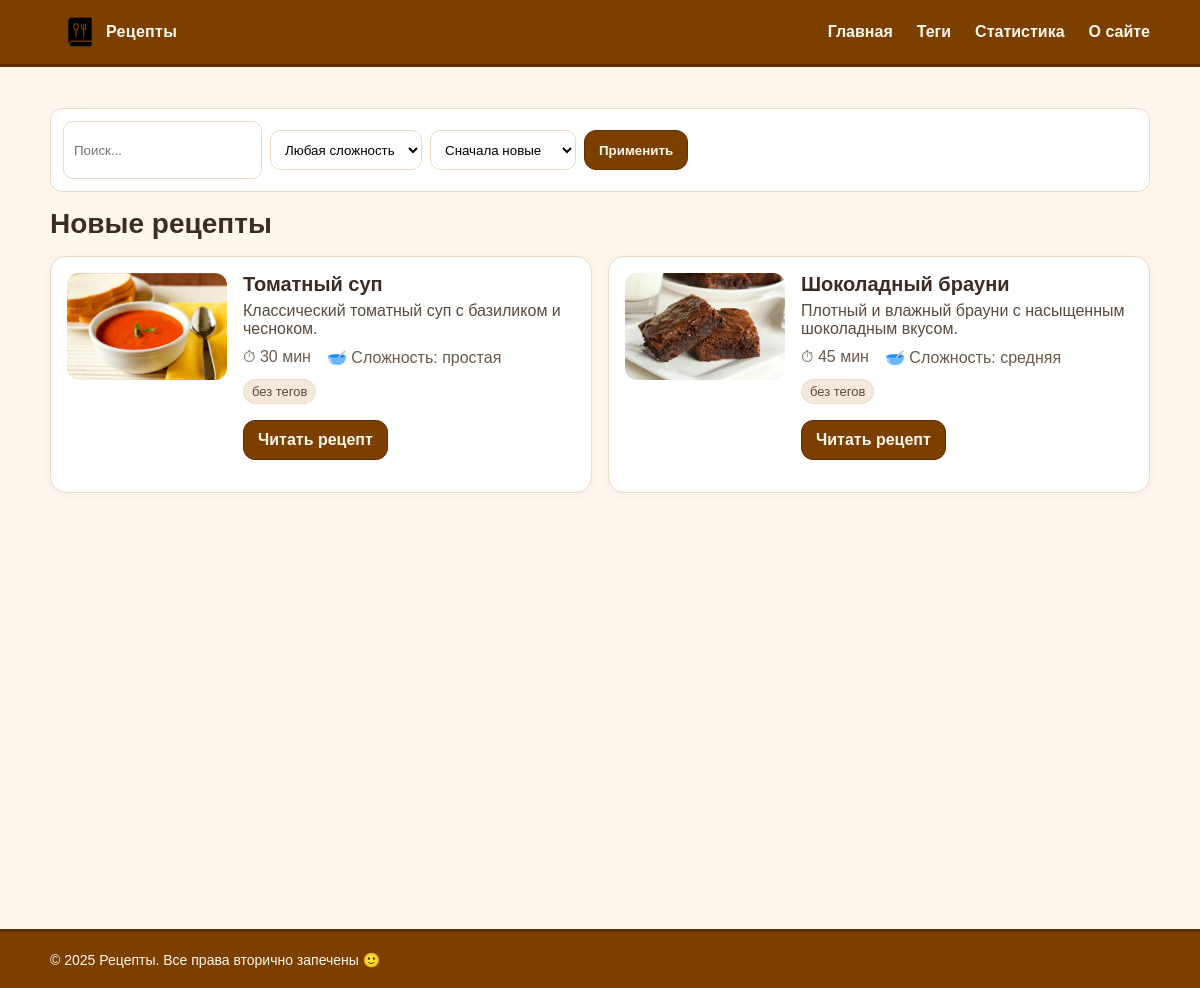
Before: / with the older database file.
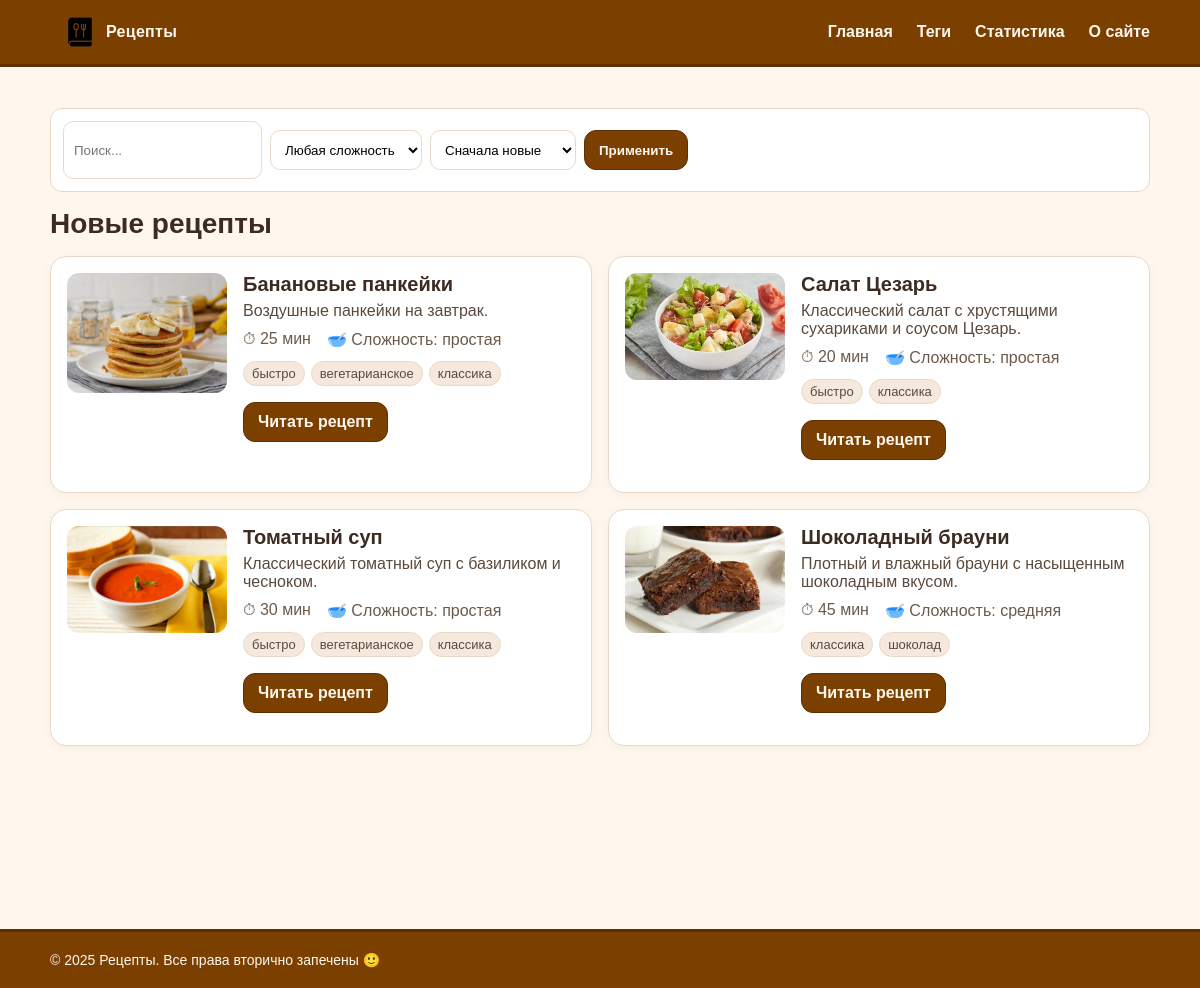
After: the same page with the newer database file.
### recipes/models.py (models this page shows, shortened)
class Recipe(models.Model):
    class Difficulty(models.TextChoices):
        EASY = 'easy', 'простая'
        MEDIUM = 'medium', 'средняя'
        HARD = 'hard', 'сложная'
    title = models.CharField(max_length=255, db_index=True)
    slug = models.SlugField(max_length=255, unique=True, db_index=True)
    desc = models.TextField(blank=True)
    image = models.CharField(max_length=255, blank=True)  # путь к статичному изображению
    cook_time = models.CharField(max_length=50, blank=True)  # строка "45 мин" для отображения
    cook_time_min = models.PositiveIntegerField(default=0)   # число минут для расчётов/агрегаций
    difficulty = models.CharField(
        max_length=10,
        choices=Difficulty.choices,
        default=Difficulty.EASY
    )
    is_published = models.BooleanField(default=True)
    category = models.ForeignKey(
        'Category',
        on_delete=models.SET_NULL,
        null=True,
        blank=True,
        related_name='recipes'
    )  # 1 категория -> много рецептов
    tags = models.ManyToManyField(
        'Tag',
        blank=True,
        related_name='recipes'
    )  # многие теги <-> многие рецепты
    created_at = models.DateTimeField(auto_now_add=True)
    updated_at = models.DateTimeField(auto_now=True)
    objects = models.Manager()
    published = PublishedManager()
    class Meta:
        ordering = ['-created_at']
        indexes = [
            models.Index(fields=['-created_at']),
        ]
    def get_absolute_url(self):
        return reverse('recipe_detail_slug', kwargs={'slug': self.slug})

class Tag(models.Model):
    name = models.CharField(max_length=120, unique=True, db_index=True)
    slug = models.SlugField(max_length=120, unique=True, db_index=True)
    class Meta:
        ordering = ['name']
    def get_absolute_url(self):
        return reverse('recipes_by_tag', kwargs={'slug': self.slug})

### recipes/views.py (the view)
# urls.py: path('', views.index, name='home'),
def index(request):
    sort_by = request.GET.get('sort', '-created_at')  # '-created_at' | 'title' | '-title'
    q = request.GET.get('q', '').strip()
    diff = request.GET.get('difficulty', '')  # 'easy'|'medium'|'hard'|''
    recipes = Recipe.published.all()  # базово — только опубликованные
    if q:
        recipes = recipes.filter(Q(title__icontains=q) | Q(desc__icontains=q))
    if diff in dict(Recipe.Difficulty.choices):
        recipes = recipes.filter(difficulty=diff)
    recipes = recipes.order_by(sort_by)
    ctx = {
        'title': 'Новые рецепты',
        'recipes': recipes,
        'sort_by': sort_by, 'q': q, 'diff': diff,
        'difficulty_choices': Recipe.Difficulty.choices,
        'year': 2025,
    }
    return render(request, 'recipes/index.html', ctx)

### recipes/models.py (called while the page is built)
    def get_queryset(self):
        return super().get_queryset().filter(is_published=True)

### recipes/templates/recipes/index.html (shortened to what this page needs)
{% extends 'base.html' %}
{% load static %}
{% block content %}
  <form method="get" class="filters">
    <input type="text" name="q" placeholder="Поиск..." value="{{ q }}">
    <select name="difficulty">
      <option value="">Любая сложность</option>
    </select>
    <select name="sort">
      <option value="-created_at" {% if sort_by == '-created_at' %}selected{% endif %}>Сначала новые</option>
    </select>
    <button class="btn">Применить</button>
  </form>
  <h1 class="page-title">{{ title }}</h1>
  <ul class="card-list">
    {% for r in recipes %}
      <li class="card">
        <div class="card-media">
          {% if r.image %}
            <img src="{% static r.image %}" alt="{{ r.title }}">
          {% else %}
            <div class="noimg">Нет изображения</div>
          {% endif %}
        </div>
        <div class="card-body">
          <h2 class="card-title">{{ r.title }}</h2>
          <p class="card-desc">{{ r.desc }}</p>
          <ul class="meta">
            <li>⏱ {{ r.cook_time }}</li>
            <li>🥣 Сложность: {{ r.get_difficulty_display }}</li>
          </ul>
          <ul class="tags">
            {% for t in r.tags.all %}
                <li><a class="tag" href="{{ t.get_absolute_url }}">{{ t.name }}</a></li>
            {% empty %}
                <li class="tag tag-empty">без тегов</li>
            {% endfor %}
            </ul>
          <p><a class="btn" href="{{ r.get_absolute_url }}">Читать рецепт</a></p>
        </div>
      </li>
    {% endfor %}
  </ul>
{% endblock %}

### templates/base.html (shortened to what this page needs)
{% load static %}
<!DOCTYPE html>
<html lang="ru">
<head>
  <link rel="stylesheet" href="{% static 'recipes/css/styles.css' %}" />
</head>
<body>
  <header class="site-header">
    <div class="inner">
      <a href="{% url 'home' %}" class="logo">Рецепты</a>
      <nav class="main-nav">
  <a href="{% url 'home' %}">Главная</a>
  <a href="{% url 'tag_list' %}">Теги</a>
  <a href="{% url 'stats' %}">Статистика</a>
  <a href="{% url 'about' %}">О сайте</a>
</nav>
    </div>
  </header>
  <main class="main-content">
    <div class="container">
      {% block content %}{% endblock %}
    </div>
  </main>
  <footer class="site-footer">
    <div class="inner">
      <p>© {{ year|default:2025 }} Рецепты. Все права вторично запечены 🙂</p>
    </div>
  </footer>
</body>
</html>

### recipes/static/recipes/css/styles.css (style rules this page uses)
:root { --choco:#7B3F00; --choco-dark:#5e2f00; --cream:#FFF7ED; --ink:#3b2b22; --paper:#ffffff; --border:#ead9c6; --header-h:64px; --footer-h:56px; --header-extra-gap:20px; --footer-extra-gap:48px; }
html, body { height: 100%; margin: 0; color: var(--ink); background: var(--cream); font-family: Arial, system-ui, -apple-system, "Segoe UI", Roboto, "Helvetica Neue", sans-serif; }
.site-header, .site-footer { position: fixed; left: 0; right: 0; z-index: 1000; background: var(--choco); color: var(--cream); }
.site-header { top: 0; border-bottom: 3px solid var(--choco-dark); }
.site-footer { bottom: 0; border-top: 3px solid var(--choco-dark); }
.site-header .inner, .site-footer .inner { max-width: 1100px; margin: 0 auto; padding: 0 16px; display: flex; align-items: center; justify-content: space-between; }
.site-header .inner { height: var(--header-h); }
.site-footer .inner { height: var(--footer-h); }
body { padding-top: calc(var(--header-h) + var(--header-extra-gap)); padding-bottom: calc(var(--footer-h) + var(--footer-extra-gap)); }
.main-content { min-height: calc(100vh - var(--header-h) - var(--footer-h) - var(--header-extra-gap) - var(--footer-extra-gap)); }
.main-nav { height: var(--header-h); display: flex; align-items: center; gap: 24px; }
.main-nav a { color: var(--cream); text-decoration: none; font-weight: 600; line-height: var(--header-h); }
.logo { display: inline-flex; align-items: center; height: var(--header-h); line-height: var(--header-h); padding-left: 56px; color: var(--cream); font-weight: 800; letter-spacing: .3px; text-decoration: none; background: url("../images/logo.png") no-repeat 12px center / 36px 36px; }
.container { max-width: 1100px; margin: 24px auto 32px; padding: 0 16px; }
.page-title { margin: 8px 0 16px; font-size: 28px; }
.card-list { list-style:none; margin:0; padding:0; display:grid; gap:16px; grid-template-columns:1fr; }
@media (min-width: 720px) { .card-list { grid-template-columns:1fr 1fr; } }
.card { display:grid; grid-template-columns:160px 1fr; gap:16px; background:var(--paper); border:1px solid var(--border); border-radius:16px; padding:16px; box-shadow:0 2px 10px rgba(0,0,0,.04); }
.card-media img { width:100%; height:auto; display:block; border-radius:12px; }
.card-title { margin:0 0 6px; font-size:20px; }
.card-desc { margin:0 0 10px; color:#5a4a3e; }
.meta { margin:0 0 12px; padding:0; display:flex; gap:16px; list-style:none; color:#6b5a4b; }
.btn { display:inline-block; padding:10px 14px; border-radius:12px; background:var(--choco); color:var(--cream); text-decoration:none; font-weight:600; border:1px solid var(--choco-dark); }
.filters { display:flex; flex-wrap:wrap; gap:8px; align-items:center; margin:12px 0 16px; padding:12px; background:var(--paper); border:1px solid var(--border); border-radius:12px; }
.filters input[type="text"], .filters select { min-height:40px; padding:8px 10px; border:1px solid var(--border); border-radius:10px; background:#fff; }
.filters .btn { min-height:40px; padding:8px 14px; }
.tags { list-style:none; padding:0; margin:8px 0 0; display:flex; flex-wrap:wrap; gap:6px; }
.tag { display:inline-block; padding:4px 8px; border-radius:999px; background:#f5e9dd; border:1px solid var(--border); text-decoration:none; color:#5a4a3e; font-size:13px; }
.site-footer p { margin:0; font-size:14px; }

Changed rows visible on the page:
added Recipe: image (picture), title "Банановые панкейки", desc "Воздушные панкейки на завтрак.", cook_time "25 мин", difficulty "простая"
added Tag: name "быстро"
added Tag: name "вегетарианское"
added Tag: name "классика"
added Recipe: image (picture), title "Салат Цезарь", desc "Классический салат с хрустящими сухариками и соусом Цезарь.", cook_time "20 мин", difficulty "простая"
changed Recipe "Томатный суп": no longer shows "без тегов"
changed Recipe "Шоколадный брауни": no longer shows "без тегов"
added Tag: name "шоколад", shown under Recipe "Шоколадный брауни"
